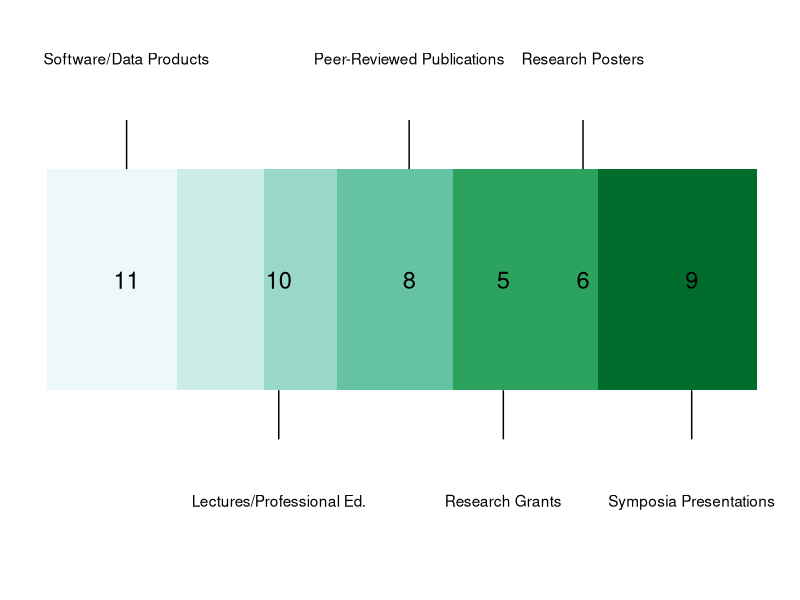
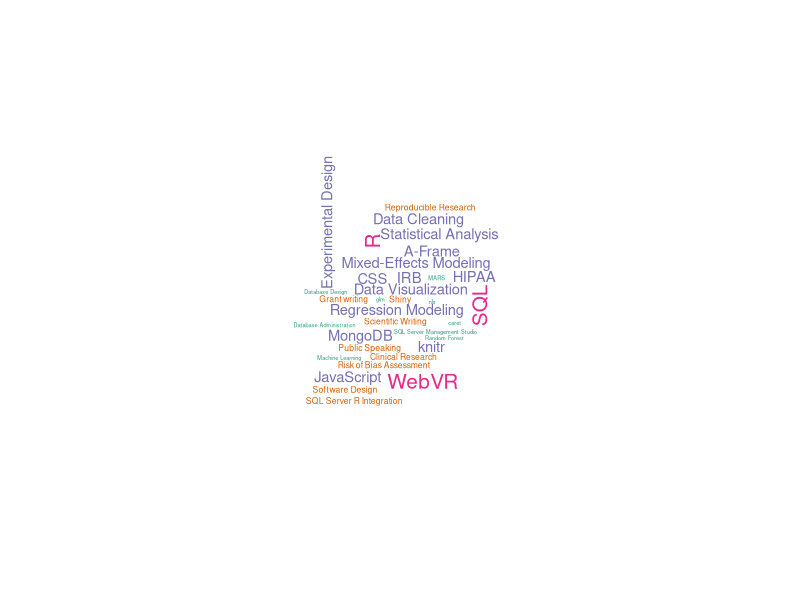

Write R code to recreate these figures, in order.
## ---- chunk 1
library(knitr); library(xtable); library(dplyr); library(ggplot2)
library(wordcloud)
knitr::opts_chunk$set(echo = F)
## ---- chunk 2
# read in data from a spreadsheet and write it to the document as tables
dat <- read.csv("resume-data.csv", stringsAsFactors = F) %>%
  #read table escapes the newline characters while reading them in, correct
  #this
  mutate_each(funs(gsub("\\n", "\n", ., fixed = T))) %>%
  # preserve ordering of groups by creating factors manually
  mutate_each(funs(factor(., levels = unique(.))), group, subgroup) %>%
  mutate(priority = as.numeric(priority))

## ---- chunk 3
writeResumeTable <- function(table) {
  # skip over empty splits created for subgroup-group combos that don't exist
  if(nrow(table) < 1) return()

  subgroup = as.character(table$subgroup[1])
  if(subgroup != "")cat("\n### ", subgroup, "\n") else subgroup <- "nosubgroup"
  
  srt <- regmatches(table$date, regexpr("\\d{4}", table$date)) %>%
    as.numeric() %>%
    order(decreasing = T)
  table <- table[srt, ]
  # if there are text notes, move them onto their own row 
  if(max(nchar(table$text)) > 0) {
    origRows <- seq_len(nrow(table))
    textRows <- which(table$text != "")
    table <- table[c(origRows, textRows), ]
    table[origRows, "text"] <- ""
    table[seq(max(origRows) + 1, nrow(table)), 
          setdiff(names(table), c("text", "group", "subgroup"))] <- ""
    table <- table[order(c(origRows, textRows)), ]
  }
  
  # grabbing the output for modification before rendering
  htmlTable <- capture.output(
    table %>% select(-group, -subgroup, -priority) %>%
      xtable() %>%
      print(type = "html", include.rownames = F, include.colnames = F,
            html.table.attributes = paste0('id = "', gsub(" ", "", subgroup),
                                           '-table" class = "resume-table"'))
  )
  # for rows with the isolated text notes, expand text notethat column to full
  # width of table
  htmlTable <- paste(htmlTable, collapse = "\n")
  gsub("(<td>  </td> ){3}<td>(.*?)</td> <td>  </td>",
       "<td colspan = 5>\\2</td>", htmlTable) %>% 
    cat()
  
}

writeResumeText <- function(dat) {
  if(nrow(dat) < 1) return()
  subgroup = as.character(dat$subgroup[1])
  if(subgroup != "")cat("\n### ", subgroup, "\n") else subgroup <- "none"
  dat$date <- as.Date(dat$date, format = "%m/%d/%Y")
  dat <- dat %>% arrange(desc(date))
  paste0('<p class="resume-text">', dat$text, "</p>\n") %>%
    cat()
}

resumeGroup <- function(x, type, header = T) {
  # hide rows without NA or 0 priority 
  # (unless the whole section has no marked priorites)
  x <- filter(x, (!is.na(priority) & priority > 0) | all(is.na(priority)))
  # ensure some items remain after priority filtering to avoid printing
  # empty section headers
  if(nrow(x)) {
    if(header)cat("\n## ", as.character(x$group[1]), "\n")
    xList <- split(x, x$subgroup)
    if(type == "text") lapply(xList, writeResumeText) else
      lapply(xList, writeResumeTable)
  }
}  


## ---- chunk 4
data.frame('william@datatitian.com', "\\(505) 615-2013",
           "http://github.com/wmurphyrd") %>%
  xtable() %>%
  print(type = "html", include.rownames = F, include.colnames = F,
        html.table.attributes = 'border = 1 id = "contact-table"')

## ---- chunk 5
dat %>% filter(type == "table") %>%
  select(-type) %>%
  split(., .$group) %>%
  lapply(resumeGroup, type = "table") %>% 
  invisible()
## ---- chunk 6
allEntries <- filter(dat, type == "text")
cat("\n## ", as.character(allEntries$group[1]), "\n")
plt <- ggplot(allEntries, aes(x = 1, fill = subgroup)) +
  geom_bar() + 
  # label the count in the middle of each bar
  geom_text(aes(y = cumsum(..count..) - ..count.. / 2, 
                label = ..count..), stat = "count",
            size = 6) +
  #label the categories on alternating sides of the bars
  geom_text(aes(y = cumsum(..count..) - ..count.. / 2,
                label = subgroup, 
                x = ifelse(as.integer(subgroup) %% 2 == 0, 
                           1.9, .1)),
            stat = "count") +
  # tick marks for category labels
  geom_segment(aes(y = cumsum(..count..) - ..count.. / 2,
                   yend = cumsum(..count..) - ..count.. / 2,
                   x = ifelse(as.integer(subgroup) %% 2 == 0, 
                              1.45, .55),
                   xend = ifelse(as.integer(subgroup) %% 2 == 0, 
                                 1.65, .35)),
               stat = "count") +
  scale_fill_brewer(palette = "BuGn", direction = -1) +
  coord_flip(xlim = c(-.15,2)) +
  theme_classic() +
  theme(axis.text = element_blank(), 
        axis.ticks = element_blank(),
        axis.line = element_blank(),
        axis.title = element_blank(),
        legend.position = "none")
print(plt)

## ---- chunk 7

wc <- dat %>% filter(type == "wordcloud") 
if(nrow(wc) > 1) {
  cat('\n<div class="wordcloudwrapper">',
      '<div class="wordcloudtextwrapper">',
      '<p class="wordcloud">',
      as.character(wc$subgroup[1]), "</p></div>")
  wordcloud(wc$title, wc$priority, min.freq = 0, random.order = T, 
            colors = brewer.pal(pmin(8, length(unique(wc$priority))), "Dark2"),
            scale = c(1.25, .15))
  cat("</div>\n")
}
  
## ---- chunk 8
dat %>% filter(type == "text") %>%
  select(-type) %>%
  split(., .$group) %>%
  lapply(resumeGroup, type = "text", header = F) %>%
  invisible()
